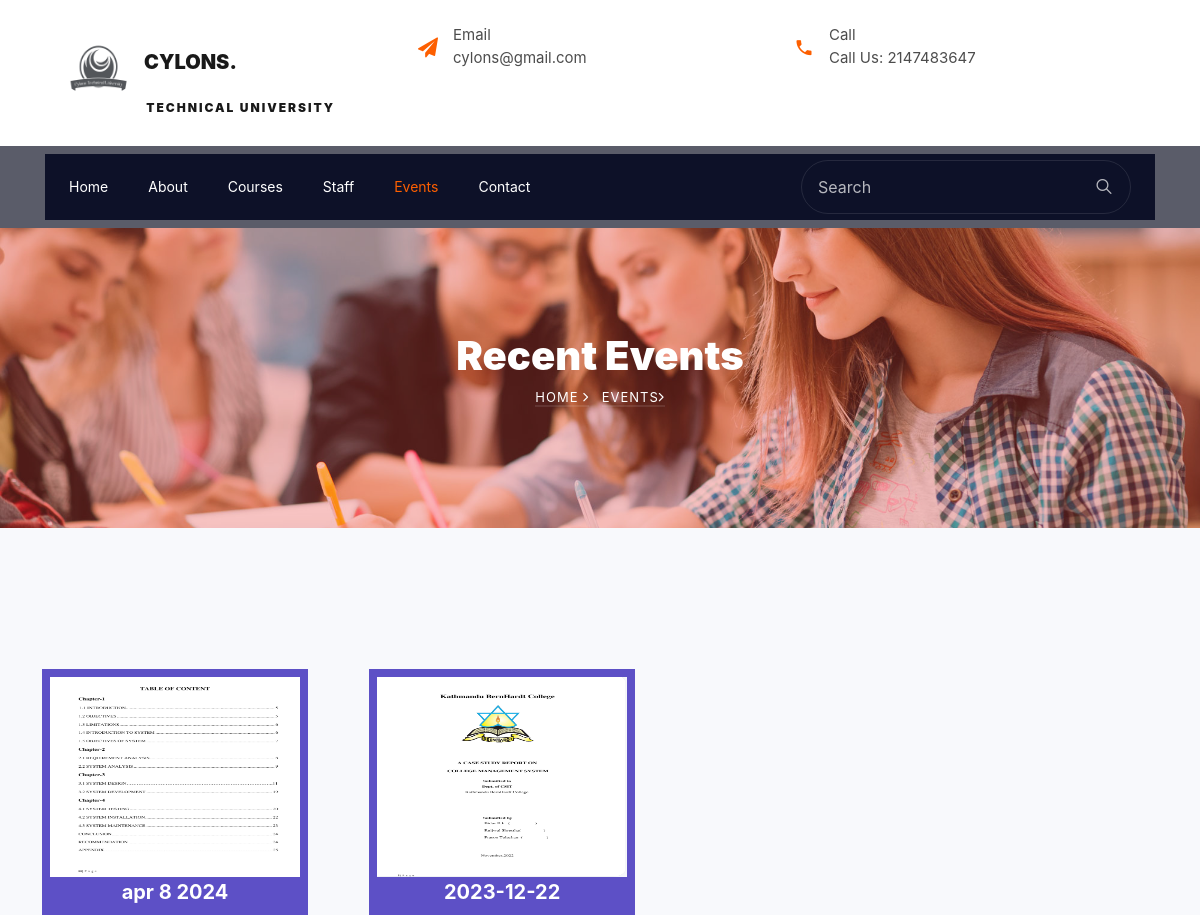
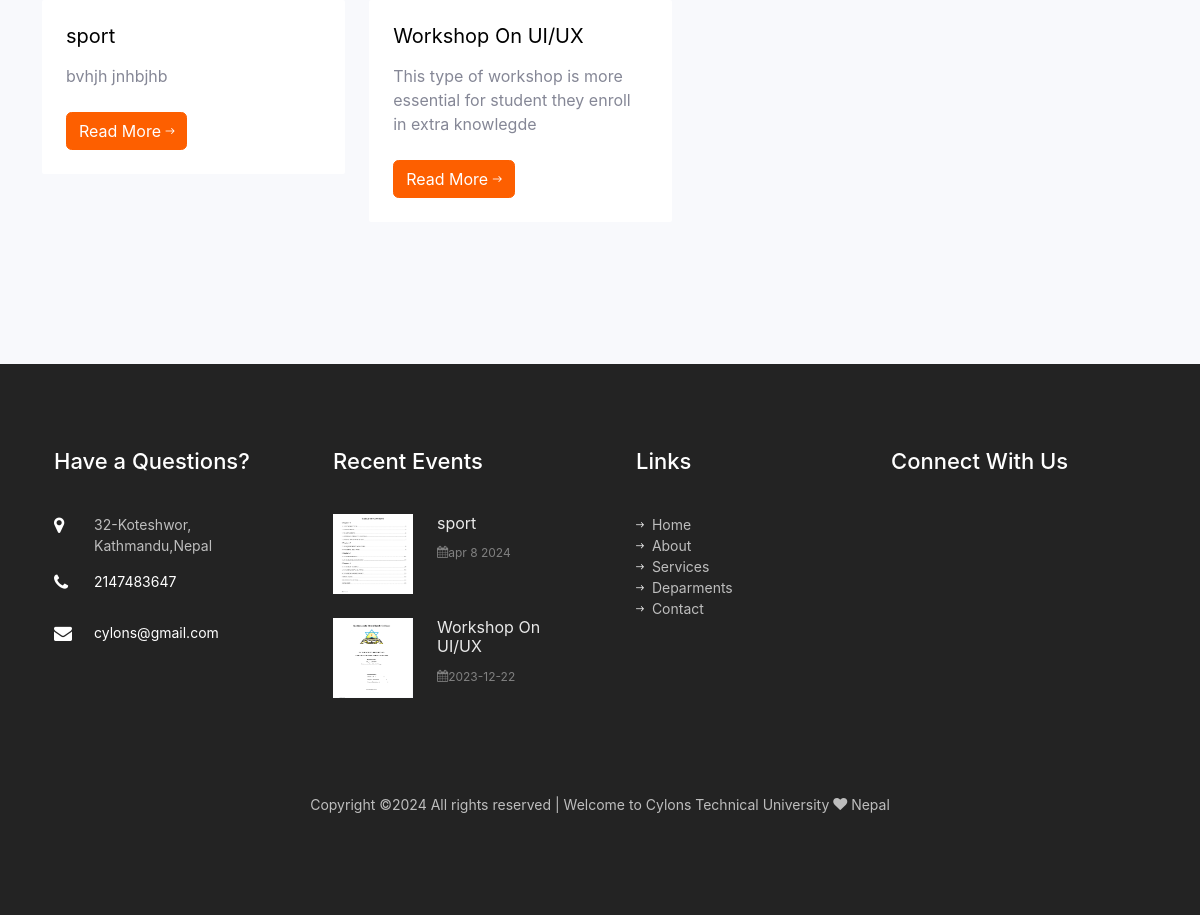
The page /frontend/event.php on the database its author committed (2 pictures, top to bottom).
### tables this page shows
CREATE TABLE `setting` (
  `id` int(11) NOT NULL,
  `name` varchar(255) NOT NULL,
  `email` varchar(200) NOT NULL,
  `phone` int(20) NOT NULL,
  `address` varchar(255) NOT NULL,
  `footer` varchar(255) NOT NULL
);

CREATE TABLE `event` (
  `id` int(11) NOT NULL,
  `date` varchar(10) NOT NULL,
  `title` varchar(255) NOT NULL,
  `description` varchar(255) NOT NULL,
  `image` varchar(255) NOT NULL
);

### frontend/event.php (the view, shortened to what this page needs)
<?php
include "header.php";
?>
	  <nav class="navbar navbar-expand-lg navbar-dark bg-dark ftco-navbar-light" id="ftco-navbar">
	    <div class="container d-flex align-items-center px-4">
	      <form action="#" class="searchform order-lg-last">
          <div class="form-group d-flex">
            <input type="text" class="form-control pl-3" placeholder="Search">
            <button type="submit" placeholder="" class="form-control search"><span class="ion-ios-search"></span></button>
          </div>
        </form>
	      <div class="collapse navbar-collapse" id="ftco-nav">
	        <ul class="navbar-nav mr-auto">
	        	<li class="nav-item"><a href="index.php" class="nav-link pl-0">Home</a></li>
	        	<li class="nav-item"><a href="about.php" class="nav-link">About</a></li>
	        	<li class="nav-item"><a href="courses.php" class="nav-link">Courses</a></li>
	        	<li class="nav-item"><a href="teacher.php" class="nav-link">Staff</a></li>
	        	<li class="nav-item active"><a href="event.php" class="nav-link">Events</a></li>
	          <li class="nav-item"><a href="contact.php" class="nav-link">Contact</a></li>
	        </ul>
	      </div>
	    </div>
	  </nav>
    <section class="hero-wrap hero-wrap-2" style="background-image: url('images/bg_1.jpg');">
      <div class="overlay"></div>
      <div class="container">
        <div class="row no-gutters slider-text align-items-center justify-content-center">
          <div class="col-md-9 ftco-animate text-center">
            <h1 class="mb-2 bread">Recent Events</h1>
            <p class="breadcrumbs"><span class="mr-2"><a href="index.php">Home <i class="ion-ios-arrow-forward"></i></a></span> <span>Events<i class="ion-ios-arrow-forward"></i></span></p>
          </div>
        </div>
      </div>
    </section>
		<section class="ftco-section bg-light">
			<div class="container">
				<div class="row">
        <div class="row">
				<?php
    include "../admin/dbconfig.php";
    $query = "SELECT * FROM event";
    $query_run = mysqli_query($conn,$query);
    if(mysqli_num_rows($query_run)>0){
		while($row = mysqli_fetch_assoc($query_run)){
    ?>
          <div class="col-md-6 col-lg-4 ftco-animate">
            <div class="blog-entry">
              <a href="event-single.php" class="block-20 d-flex align-items-end" >
								<div class="meta-date text-center p-2">
                <img src="../admin/upload/event/<?php echo $row['image']; ?>" style="height:200px; width:250px;">
                  <span class="day"><?php  echo $row['date']; ?></span>
                </div>
              </a>
              <div class="text bg-white p-4">
                <h3 class="heading"><a href="#"><?php  echo $row['title']; ?></a></h3>
                <p><?php  echo $row['description']; ?></p>
                <div class="d-flex align-items-center mt-4">
	                <p class="mb-0"><a href="#" class="btn btn-primary">Read More <span class="ion-ios-arrow-round-forward"></span></a></p>
                </div>
              </div>
            </div>
          </div>
        <?php
        }
          }
        ?>
        </div>
			</div>
		</section>
    <?php
    include "footer.php";
    ?>

### frontend/header.php (shortened to what this page needs)
<!DOCTYPE html>
<html lang="en">
  <head>
    <link href="https://cdn.datatables.net/2.0.8/css/dataTables.bootstrap4.min.css" rel="stylesheet">
    <link rel="stylesheet" href="css/open-iconic-bootstrap.min.css">
    <link rel="stylesheet" href="css/animate.css">
    <link rel="stylesheet" href="css/owl.carousel.min.css">
    <link rel="stylesheet" href="css/owl.theme.default.min.css">
    <link rel="stylesheet" href="css/magnific-popup.css">
    <link rel="stylesheet" href="css/aos.css">
    <link rel="stylesheet" href="css/ionicons.min.css">
    <link rel="stylesheet" href="css/flaticon.css">
    <link rel="stylesheet" href="css/icomoon.css">
    <link rel="stylesheet" href="css/style.css">
  </head>
  <body>
	  <div class="bg-top navbar-light">
    	<div class="container">
    		<div class="row no-gutters d-flex align-items-center align-items-stretch">
    			<div class="col-md-4 d-flex align-items-center py-4">
    				<a class="navbar-brand" href="index.php"><img src="images/logo.png" alt="" height="70" width="90">Cylons.<span > &nbsp;&nbsp;&nbsp;&nbsp;&nbsp;&nbsp;&nbsp;&nbsp;&nbsp;&nbsp;&nbsp;&nbsp;&nbsp;&nbsp;&nbsp;&nbsp;&nbsp;&nbsp;&nbsp;&nbsp; Technical University</span></a>
    			</div>
	    		<div class="col-lg-8 d-block">
		    		<div class="row d-flex">
					    <div class="col-md d-flex topper align-items-center align-items-stretch py-md-4">
					    	<div class="icon d-flex justify-content-center align-items-center"><span class="icon-paper-plane"></span></div>
					    	<div class="text">
							<?php
                       include "../admin/dbconfig.php";
                              $query = "SELECT * FROM setting";
                                 $query_run = mysqli_query($conn,$query);
                            if(mysqli_num_rows($query_run)>0){
								while($row = mysqli_fetch_assoc($query_run)){
                                   ?>
					    		<span>Email</span>
						    	<span><?php echo $row['email'] ?></span>
						    </div>
							<?php
                                     }
									}
                                          ?>
					    </div>
					    <div class="col-md d-flex topper align-items-center align-items-stretch py-md-4">
					    	<div class="icon d-flex justify-content-center align-items-center"><span class="icon-phone2"></span></div>
						    <div class="text">
							<?php
                       include "../admin/dbconfig.php";
                              $query = "SELECT * FROM setting";
                                 $query_run = mysqli_query($conn,$query);
                            if(mysqli_num_rows($query_run)>0){
								while($row = mysqli_fetch_assoc($query_run)){
                                   ?>
						    	<span>Call</span>
						    	<span>Call Us: <?php echo $row['phone'] ?></span>
						    </div>
							<?php
                                     }
									}
                                          ?>
					    </div>
				    </div>
			    </div>
		    </div>
		  </div>
    </div>

### frontend/footer.php (shortened to what this page needs)
<footer class="ftco-footer ftco-bg-dark ftco-section">
      <div class="container">
        <div class="row mb-5">
          <div class="col-md-6 col-lg-3">
            <div class="ftco-footer-widget mb-5">
            	<h2 class="ftco-heading-2">Have a Questions?</h2>
            	<div class="block-23 mb-3">
	              <ul>
                <?php
                       include "../admin/dbconfig.php";
                              $query = "SELECT * FROM setting";
                                 $query_run = mysqli_query($conn,$query);
                            if(mysqli_num_rows($query_run)>0){
								while($row = mysqli_fetch_assoc($query_run)){
                                   ?>
	                <li><span class="icon icon-map-marker"></span><span class="text"> <?php echo $row['address'] ?></span></li>
	                <li><a href="#"><span class="icon icon-phone"></span><span class="text"> <?php echo $row['phone'] ?></span></a></li>
	                <li><a href="#"><span class="icon icon-envelope"></span><span class="text"> <?php echo $row['email'] ?></span></a></li>
                  <?php
                                     }
									}
                                          ?>
	              </ul>
	            </div>
            </div>
          </div>
          <div class="col-md-6 col-lg-3">
            <div class="ftco-footer-widget mb-5">
              <h2 class="ftco-heading-2">Recent Events</h2>
              <?php
    include "../admin/dbconfig.php";
    $query = "SELECT * FROM event";
    $query_run = mysqli_query($conn,$query);
    if(mysqli_num_rows($query_run)>0){
		while($row = mysqli_fetch_assoc($query_run)){
    ?>
              <div class="block-21 mb-4 d-flex">
                <a class="blog-img mr-4" ><img src="../admin/upload/event/<?php echo $row['image']; ?>" style="height:80px; width:80px;"></a>
                <div class="text">
                  <h3 class="heading"><a href="#"><?php  echo $row['title']; ?></a></h3>
                  <div class="meta">
                    <div><a href="#"><span class="icon-calendar"></span><?php  echo $row['date']; ?></a></div>
                  </div>
                </div>
              </div>
              <?php
        }
          }
        ?>
            </div>
          </div>
          <div class="col-md-6 col-lg-3">
            <div class="ftco-footer-widget mb-5 ml-md-4">
              <h2 class="ftco-heading-2">Links</h2>
              <ul class="list-unstyled">
                <li><a href="index.php"><span class="ion-ios-arrow-round-forward mr-2"></span>Home</a></li>
                <li><a href="about.php"><span class="ion-ios-arrow-round-forward mr-2"></span>About</a></li>
                <li><a href="event.php"><span class="ion-ios-arrow-round-forward mr-2"></span>Services</a></li>
                <li><a href="course.php"><span class="ion-ios-arrow-round-forward mr-2"></span>Deparments</a></li>
                <li><a href="contact.php"><span class="ion-ios-arrow-round-forward mr-2"></span>Contact</a></li>
              </ul>
            </div>
          </div>
          <div class="col-md-6 col-lg-3">
            <div class="ftco-footer-widget mb-5">
            	<h2 class="ftco-heading-2 mb-0">Connect With Us</h2>
            	<ul class="ftco-footer-social list-unstyled float-md-left float-lft mt-3">
              </ul>
            </div>
          </div>
        </div>
        <div class="row">
          <div class="col-md-12 text-center">
          <?php
                       include "../admin/dbconfig.php";
                              $query = "SELECT * FROM setting";
                                 $query_run = mysqli_query($conn,$query);
                            if(mysqli_num_rows($query_run)>0){
								while($row = mysqli_fetch_assoc($query_run)){
                                   ?>
            <p>  <?php echo $row['footer'] ?></a>   </p>
          </div>
          <?php
                                     }
									}
                                          ?>
					    </div>
        </div>
    </footer>
  </body>
</html>

### frontend/css/icomoon.css (style rules this page uses)
[class^="icon-"], [class*=" icon-"] { font-family: 'icomoon' !important; speak: none; font-style: normal; font-weight: normal; font-variant: normal; text-transform: none; line-height: 1; -webkit-font-smoothing: antialiased; -moz-osx-font-smoothing: grayscale; }
.icon-heart:before { content: "\f004"; }
.icon-map-marker:before { content: "\f041"; }
.icon-calendar:before { content: "\f073"; }
.icon-phone:before { content: "\f095"; }
.icon-envelope:before { content: "\f0e0"; }
.icon-paper-plane:before { content: "\f1d8"; }
.icon-phone2:before { content: "\e0cd"; }

### rows shown on the page
setting: email "cylons@gmail.com", phone "2147483647", address "32-Koteshwor, Kathmandu,Nepal", footer "Copyright ©2024 All rights reserved | Welcome to Cylons Technical University Nepal"
event: image (picture), date "apr 8 2024", title "sport", description "bvhjh jnhbjhb"
event: image (picture), date "2023-12-22", title "Workshop On UI/UX", description "This type of workshop is more essential for student they enroll in extra knowlegde"
